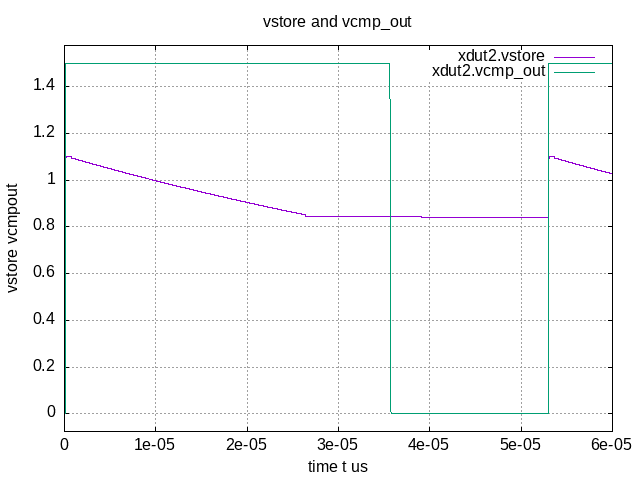

Source code (gnuplot):
set terminal X11 noenhanced
set title "vstore and vcmp_out"
set xlabel "time t us"
set ylabel "vstore vcmpout"
set grid
unset logscale x 
set xrange [0.000000e+00:6.000000e-05]
unset logscale y 
set yrange [-7.518060e-02:1.575249e+00]
#set xtics 1
#set x2tics 1
#set ytics 1
#set y2tics 1
set format y "%g"
set format x "%g"
plot 'newplot.data' using 1:2 with lines lw 1 title "xdut2.vstore",\
'newplot.data' using 3:4 with lines lw 1 title "xdut2.vcmp_out"
set terminal push
set terminal postscript eps color noenhanced
set out 'newplot.eps'
replot
set term pop
replot
